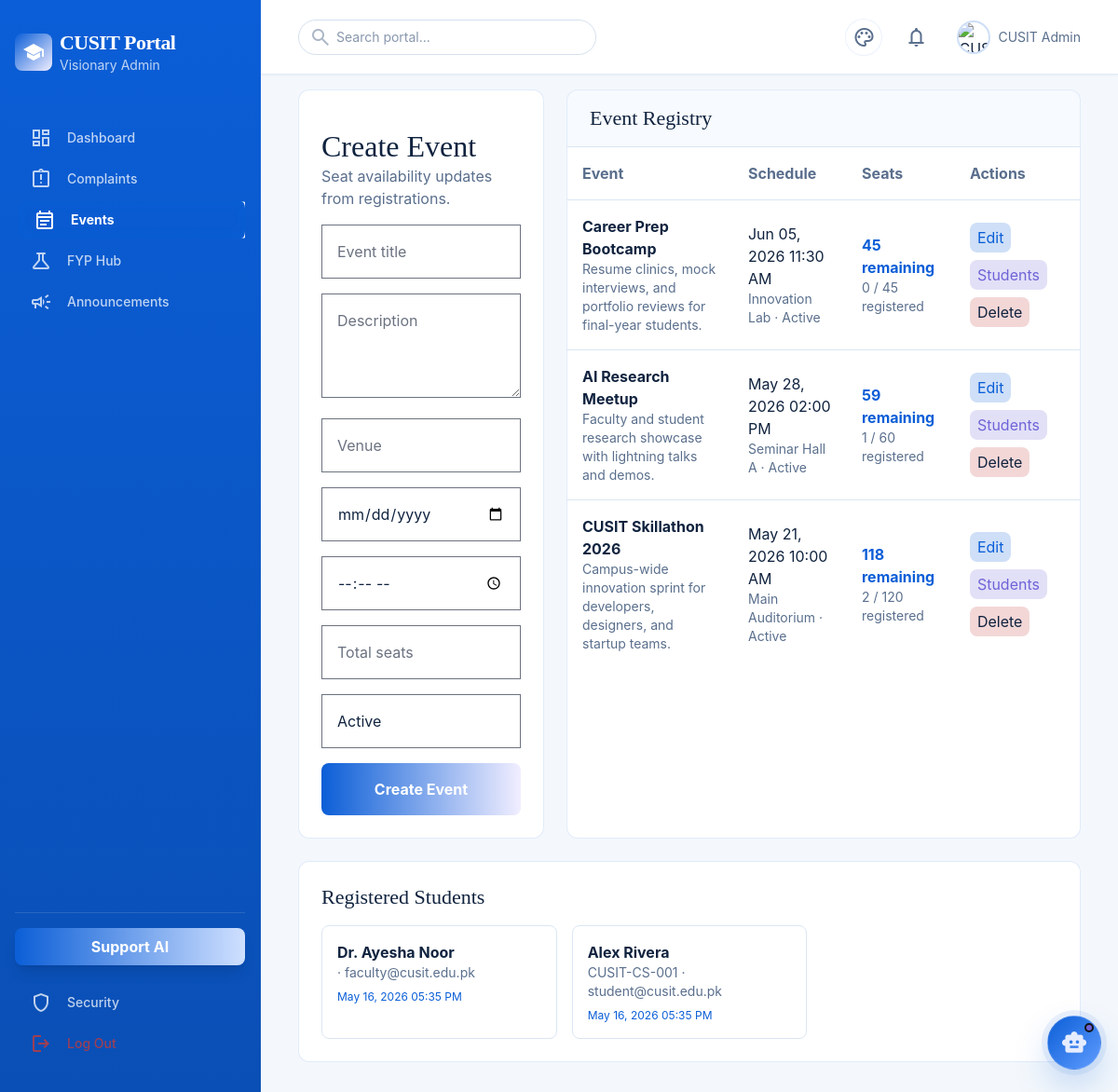
Screenshot of /admin/events.php?registrations=1 (signed in) with the database file from the repository.
### tables this page shows
CREATE TABLE events (
  id INT AUTO_INCREMENT PRIMARY KEY,
  title VARCHAR(200) NOT NULL,
  description TEXT NOT NULL,
  event_date DATE NOT NULL,
  event_time TIME NOT NULL,
  venue VARCHAR(150) NOT NULL,
  total_seats INT NOT NULL,
  status ENUM('active', 'closed', 'cancelled') NOT NULL DEFAULT 'active',
  created_at TIMESTAMP DEFAULT CURRENT_TIMESTAMP
);

CREATE TABLE event_registrations (
  id INT AUTO_INCREMENT PRIMARY KEY,
  event_id INT NOT NULL,
  student_id INT NOT NULL,
  registered_at TIMESTAMP DEFAULT CURRENT_TIMESTAMP,
  CONSTRAINT fk_event_reg_event FOREIGN KEY (event_id) REFERENCES events(id) ON DELETE CASCADE,
  CONSTRAINT fk_event_reg_student FOREIGN KEY (student_id) REFERENCES users(id) ON DELETE CASCADE,
  UNIQUE KEY unique_event_registration (event_id, student_id)
);

CREATE TABLE users (
  id INT AUTO_INCREMENT PRIMARY KEY,
  name VARCHAR(100) NOT NULL,
  email VARCHAR(150) NOT NULL UNIQUE,
  password VARCHAR(255) NOT NULL,
  role ENUM('admin', 'student', 'faculty') NOT NULL,
  student_id VARCHAR(50) NULL,
  department VARCHAR(100) NULL,
  semester VARCHAR(50) NULL,
  created_at TIMESTAMP DEFAULT CURRENT_TIMESTAMP
);

### includes/functions.php (called while the page is built, shortened)
<?php
function base_url(string $path = ''): string
{
    return '/ParticipantName-WebDev/' . ltrim($path, '/');
}
function h(mixed $value): string
{
    return htmlspecialchars((string) $value, ENT_QUOTES, 'UTF-8');
}

### admin/events.php (the view, shortened to what this page needs)
<?php
require_once __DIR__ . '/../includes/header.php';
$pdo = db();
$edit = null;
$events = $pdo->query('SELECT e.*, (SELECT COUNT(*) FROM event_registrations er WHERE er.event_id = e.id) AS registered FROM events e ORDER BY e.event_date DESC, e.event_time DESC')->fetchAll();
$registrations = [];
if (isset($_GET['registrations'])) {
    $stmt = $pdo->prepare('SELECT u.name, u.email, u.student_id AS reg_no, er.registered_at FROM event_registrations er JOIN users u ON u.id = er.student_id WHERE er.event_id = ? ORDER BY er.registered_at DESC');
    $stmt->execute([(int) $_GET['registrations']]);
    $registrations = $stmt->fetchAll();
}
?>
<section class="grid lg:grid-cols-3 gap-lg">
  <form class="glass-card rounded-xl p-lg space-y-md" method="post">
    <div><h1 class="font-headline-lg text-headline-lg"><?= $edit ? 'Edit Event' : 'Create Event' ?></h1><p class="text-on-surface-variant">Seat availability updates from registrations.</p></div>
    <input class="form-input p-md" name="title" placeholder="Event title" value="<?= h($edit['title'] ?? '') ?>" required>
    <textarea class="form-input p-md min-h-28" name="description" placeholder="Description" required><?= h($edit['description'] ?? '') ?></textarea>
    <input class="form-input p-md" name="venue" placeholder="Venue" value="<?= h($edit['venue'] ?? '') ?>" required>
    <input class="form-input p-md" name="event_date" type="date" value="<?= h($edit['event_date'] ?? '') ?>" required>
    <input class="form-input p-md" name="event_time" type="time" value="<?= h($edit['event_time'] ?? '') ?>" required>
    <input class="form-input p-md" name="total_seats" type="number" min="1" placeholder="Total seats" value="<?= h($edit['total_seats'] ?? '') ?>" required>
    <select class="form-input p-md" name="status"><?php foreach (['active','closed','cancelled'] as $state): ?><option value="<?= h($state) ?>" <?= ($edit['status'] ?? 'active') === $state ? 'selected' : '' ?>><?= h(ucfirst($state)) ?></option><?php endforeach; ?></select>
    <button class="w-full py-md rounded-lg bg-gradient-to-r from-secondary-container to-tertiary-container text-white font-bold"><?= $edit ? 'Update Event' : 'Create Event' ?></button>
  </form>
  <div class="lg:col-span-2 glass-card rounded-xl overflow-hidden">
    <div class="px-lg py-md border-b border-white/10 bg-white/5"><h2 class="font-headline-md text-headline-md">Event Registry</h2></div>
    <div class="overflow-x-auto">
      <table class="w-full text-left">
        <thead class="bg-surface-container-high text-on-surface-variant"><tr><th class="p-md">Event</th><th class="p-md">Schedule</th><th class="p-md">Seats</th><th class="p-md">Actions</th></tr></thead>
        <tbody>
        <?php foreach ($events as $event): $remaining = max(0, (int) $event['total_seats'] - (int) $event['registered']); ?>
          <tr class="border-t border-white/5">
            <td class="p-md"><p class="font-bold"><?= h($event['title']) ?></p><p class="text-sm text-on-surface-variant"><?= h($event['description']) ?></p></td>
            <td class="p-md"><p><?= h(date('M d, Y', strtotime($event['event_date']))) ?> <?= h(date('h:i A', strtotime($event['event_time']))) ?></p><p class="text-sm text-on-surface-variant"><?= h($event['venue']) ?> · <?= h(ucfirst($event['status'])) ?></p></td>
            <td class="p-md"><p class="font-bold text-secondary"><?= $remaining ?> remaining</p><p class="text-sm text-on-surface-variant"><?= (int) $event['registered'] ?> / <?= (int) $event['total_seats'] ?> registered</p></td>
            <td class="p-md">
              <div class="flex flex-wrap gap-sm">
                <a class="px-sm py-xs rounded-lg bg-secondary-container/20 text-secondary" href="<?= h(base_url('admin/events.php?edit=' . $event['id'])) ?>">Edit</a>
                <a class="px-sm py-xs rounded-lg bg-tertiary/20 text-tertiary" href="<?= h(base_url('admin/events.php?registrations=' . $event['id'])) ?>">Students</a>
                <form method="post" onsubmit="return confirm('Delete this event?')"><button class="px-sm py-xs rounded-lg bg-error/20 text-error" name="action" value="delete">Delete</button></form>
              </div>
            </td>
          </tr>
        <?php endforeach; ?>
        </tbody>
      </table>
    </div>
  </div>
</section>
<?php if (isset($_GET['registrations'])): ?>
<section class="glass-card rounded-xl p-lg">
  <h2 class="font-headline-md text-headline-md mb-md">Registered Students</h2>
  <div class="grid md:grid-cols-2 lg:grid-cols-3 gap-md">
    <?php foreach ($registrations as $r): ?><div class="rounded-lg bg-surface-container-low p-md border border-white/5"><p class="font-bold"><?= h($r['name']) ?></p><p class="text-sm text-on-surface-variant"><?= h($r['reg_no']) ?> · <?= h($r['email']) ?></p><p class="text-xs text-secondary mt-sm"><?= h(date('M d, Y h:i A', strtotime($r['registered_at']))) ?></p></div><?php endforeach; ?>
  </div>
</section>
<?php endif; ?>
<?php require_once __DIR__ . '/../includes/footer.php'; ?>

### includes/header.php (style rules this page uses)
body { --portal-bg:#f4f8fc;--portal-text:#10233f;--portal-muted:#5a6f8d;--portal-muted-soft:rgba(90,111,141,.72);--portal-panel:rgba(255,255,255,.94);--portal-panel-strong:rgba(255,255,255,.98);--portal-border:rgba(11,94,215,.12);--portal-border-soft:rgba(11,94,215,.08);--portal-sidebar-bg:linear-gradient(180deg,#0b5ed7 0%,#0a4fb5 100%);--portal-sidebar-text:#ffffff;--portal-sidebar-muted:rgba(255,255,255,.74);--portal-header-bg:rgba(255,255,255,.92);--portal-input-bg:#ffffff;--portal-input-border:#d6e0ee;--portal-accent:#0b5ed7;--portal-accent-soft:#5f9cff;--portal-accent-strong:#0f2a4d;--portal-tertiary-text:#6f64d8;--portal-accent-ring:rgba(11,94,215,.22);--portal-accent-glow:rgba(11,94,215,.08);--portal-gradient-start:#0b5ed7;--portal-gradient-end:#6f64d8;--portal-chip-bg:rgba(11,94,215,.08);--portal-chip-border:rgba(11,94,215,.14);--portal-chat-user-start:rgba(11,94,215,.95);--portal-chat-user-end:rgba(85,113,191,.95);background:var(--portal-bg);color:var(--portal-text) }
.glass-panel,.glass-card { background:var(--portal-panel);backdrop-filter:blur(16px);border:1px solid var(--portal-border) }
.form-input { background:var(--portal-input-bg);border:1px solid var(--portal-input-border);border-radius:.75rem;color:var(--portal-text);width:100% }
.portal-header .text-on-surface-variant,.portal-main .text-on-surface-variant { color:var(--portal-muted)!important }
.portal-header .text-secondary,.portal-main .text-secondary { color:var(--portal-accent)!important }
.portal-header .text-tertiary,.portal-main .text-tertiary { color:var(--portal-tertiary-text)!important }
.portal-main .border-white\/5,.portal-main .border-white\/10 { border-color:#dbe6f3!important }
.portal-main .bg-white\/5 { background:rgba(11,94,215,.03)!important }
.portal-main .bg-surface-container,.portal-main .bg-surface-container-low,.portal-main .bg-surface-container-high,.portal-main .bg-surface-container-highest { background:var(--portal-input-bg)!important }
.portal-main .text-error,.portal-header .text-error { color:var(--error)!important }

### rows the page displays
events: title "Career Prep Bootcamp", description "Resume clinics, mock interviews, and portfolio reviews for final-year students.", event_date "Jun 05, 2026", event_time "11:30 AM", venue "Innovation Lab", status "Active", total_seats "45", registered "0"
events: title "AI Research Meetup", description "Faculty and student research showcase with lightning talks and demos.", event_date "May 28, 2026", event_time "02:00 PM", venue "Seminar Hall A", status "Active", remaining "59", registered "1", total_seats "60"
events: title "CUSIT Skillathon 2026", description "Campus-wide innovation sprint for developers, designers, and startup teams.", event_date "May 21, 2026", event_time "10:00 AM", venue "Main Auditorium", status "Active", remaining "118", registered "2", total_seats "120"
event_registrations: student.name "Dr. Ayesha Noor", student.email "faculty@cusit.edu.pk", registered_at "May 16, 2026 05:35 PM"
event_registrations: student.name "Alex Rivera", student.student_id "CUSIT-CS-001", student.email "student@cusit.edu.pk", registered_at "May 16, 2026 05:35 PM"

### other values shown
$label "Dashboard"
$label "Complaints"
$label "Events"
$label "FYP Hub"
$label "Announcements"
user_name() "CUSIT Admin"
form field status "Active"
